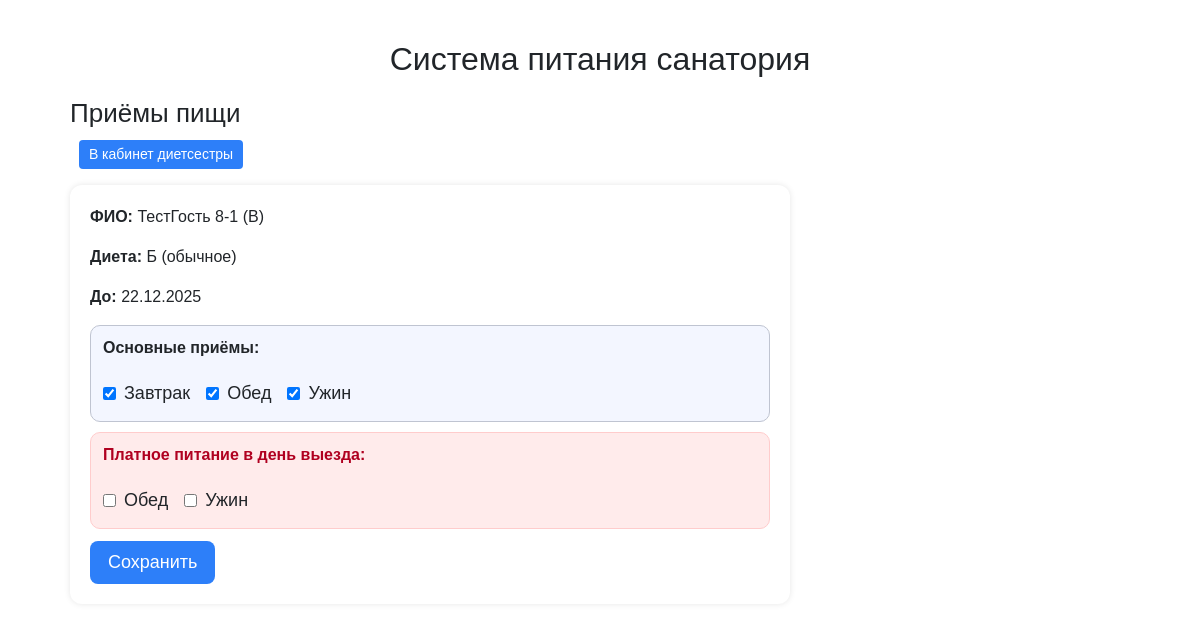
/diet/guests/410/meals/ (signed in), run on the app's committed database.
### dining/models.py (models this page shows, shortened)
class Guest(models.Model):
    full_name = models.CharField(max_length=200, verbose_name="ФИО")
    start_date = models.DateField(verbose_name="Дата заезда")
    end_date = models.DateField(verbose_name="Дата выезда")
    access_code = models.CharField(
        max_length=10,
        unique=True,
        verbose_name="Код доступа",
        help_text="Пароль для входа гостя",
    )
    diet_kind = models.CharField(
        max_length=10,
        choices=DIET_TYPE_CHOICES,
        default="B",
        verbose_name="Вид диеты (П/Б/БД)",
    )
    breakfast_allowed = models.BooleanField(
        default=True, verbose_name="Завтрак", help_text="Разрешить выбор завтрака"
    )
    lunch_allowed = models.BooleanField(
        default=True, verbose_name="Обед", help_text="Разрешить выбор обеда"
    )
    snack_allowed = models.BooleanField(
        default=False, verbose_name="Полдник", help_text="Разрешить выбор полдника"
    )
    dinner_allowed = models.BooleanField(
        default=True, verbose_name="Ужин", help_text="Разрешить выбор ужина"
    )
    departure_lunch = models.BooleanField(
        default=False,
        verbose_name="Обед в день выезда (платный)",
        help_text="Разрешить обед в последний день пребывания"
    )
    departure_dinner = models.BooleanField(
        default=False,
        verbose_name="Ужин в день выезда (платный)",
        help_text="Разрешить ужин в последний день пребывания"
    )
    class Meta:
        verbose_name = "Отдыхающий"
        verbose_name_plural = "Отдыхающие"

### dining/views.py (the view)
# urls.py: path("diet/guests/<int:guest_id>/meals/", views.guest_meals_edit_view, name="guest_meals_edit"),
@login_required
def guest_meals_edit_view(request, guest_id: int):
    guest = get_object_or_404(Guest, id=guest_id)
    next_url = request.GET.get("next") or request.POST.get("next") or ""
    if request.method == "POST":
        form = GuestMealsForm(request.POST, instance=guest)
        if form.is_valid():
            form.save()
            messages.success(request, f"Приёмы пищи обновлены: {guest.full_name}")
            if next_url and url_has_allowed_host_and_scheme(
                next_url,
                allowed_hosts={request.get_host()},
            ):
                return redirect(next_url)
            return redirect("guest_list")
    else:
        form = GuestMealsForm(instance=guest)
    return render(request, "dining/guest_meals_edit.html", {
        "guest": guest,
        "form": form,
        "next": next_url,
    })

### dining/forms.py
class GuestMealsForm(forms.ModelForm):
    class Meta:
        model = Guest
        fields = [
            "breakfast_allowed", "lunch_allowed", "snack_allowed", "dinner_allowed",
            "departure_lunch", "departure_dinner"
        ]
        labels = {
            "breakfast_allowed": "Завтрак",
            "lunch_allowed": "Обед",
            "snack_allowed": "Полдник",
            "dinner_allowed": "Ужин",
            "departure_lunch": "Обед в день выезда (платный)",
            "departure_dinner": "Ужин в день выезда (платный)",
        }
        widgets = {
            "breakfast_allowed": forms.CheckboxInput(),
            "lunch_allowed": forms.CheckboxInput(),
            "snack_allowed": forms.CheckboxInput(),
            "dinner_allowed": forms.CheckboxInput(),
            "departure_lunch": forms.CheckboxInput(),
            "departure_dinner": forms.CheckboxInput(),
        }

### templates/dining/guest_meals_edit.html (shortened to what this page needs)
{% extends "base.html" %}
{% block content %}
<h2>Приёмы пищи</h2>
<p>
  <a href="{% url 'diet_home' %}" class="btn-link">В кабинет диетсестры</a>
</p>
<div class="panel" style="max-width: 720px;">
  <p><strong>ФИО:</strong> {{ guest.full_name }}</p>
  <p><strong>Диета:</strong> {{ guest.get_diet_kind_display }}</p>
  <p><strong>До:</strong> {{ guest.end_date|date:"d.m.Y" }}</p>
  <form method="post" class="staff-form">
    <div style="display:flex; flex-wrap:wrap; gap:16px; padding:10px 12px; background:#f3f6ff; border:1px solid #bfc4d1; border-radius:10px; margin-bottom:10px;">
      <div style="width:100%; font-weight:bold; margin-bottom:4px;">Основные приёмы:</div>
      <label style="display:inline-flex; align-items:center; gap:8px;">
        {{ form.breakfast_allowed }} Завтрак
      </label>
      <label style="display:inline-flex; align-items:center; gap:8px;">
        {{ form.lunch_allowed }} Обед
      </label>
      <label style="display:inline-flex; align-items:center; gap:8px;">
        {{ form.dinner_allowed }} Ужин
      </label>
    </div>
    <div style="display:flex; flex-wrap:wrap; gap:16px; padding:10px 12px; background:#ffebeb; border:1px solid #ffcccc; border-radius:10px;">
      <div style="width:100%; font-weight:bold; margin-bottom:4px; color:#b00020;">Платное питание в день выезда:</div>
      <label style="display:inline-flex; align-items:center; gap:8px;">
        {{ form.departure_lunch }} Обед
      </label>
      <label style="display:inline-flex; align-items:center; gap:8px;">
        {{ form.departure_dinner }} Ужин
      </label>
    </div>
    <div style="margin-top: 12px;">
      <button type="submit" class="btn-primary" style="font-size:18px; padding:8px 18px; min-width:auto;">
        Сохранить
      </button>
    </div>
  </form>
</div>
{% endblock %}

### templates/base.html (style rules this page uses)
body { font-family: sans-serif; margin: 20px; }
.btn-link { display: inline-block; padding: 6px 12px; background: #2d7ff9; color: #fff; text-decoration: none; border-radius: 4px; font-size: 16px; }
h2 { font-size: 26px; margin: 20px 0 10px 0; }
.panel { background: #ffffff; border-radius: 12px; padding: 20px; box-shadow: 0 0 6px rgba(0,0,0,0.1); margin-bottom: 20px; }
.btn-primary { font-size: 22px; padding: 10px 24px; border-radius: 8px; border: none; background: #2d7ff9; color: #fff; cursor: pointer; }
.staff-form label { display: block; font-size: 18px; margin-bottom: 4px; }
.btn-link { display: inline-block; padding: 4px 10px; background: #2d7ff9; color: #fff; text-decoration: none; border-radius: 4px; font-size: 14px; }

### data on the page
Guest: full_name "ТестГость 8-1 (B)", diet_kind "Б (обычное)", end_date "22.12.2025", breakfast_allowed "☑", lunch_allowed "☑", dinner_allowed "☑"
